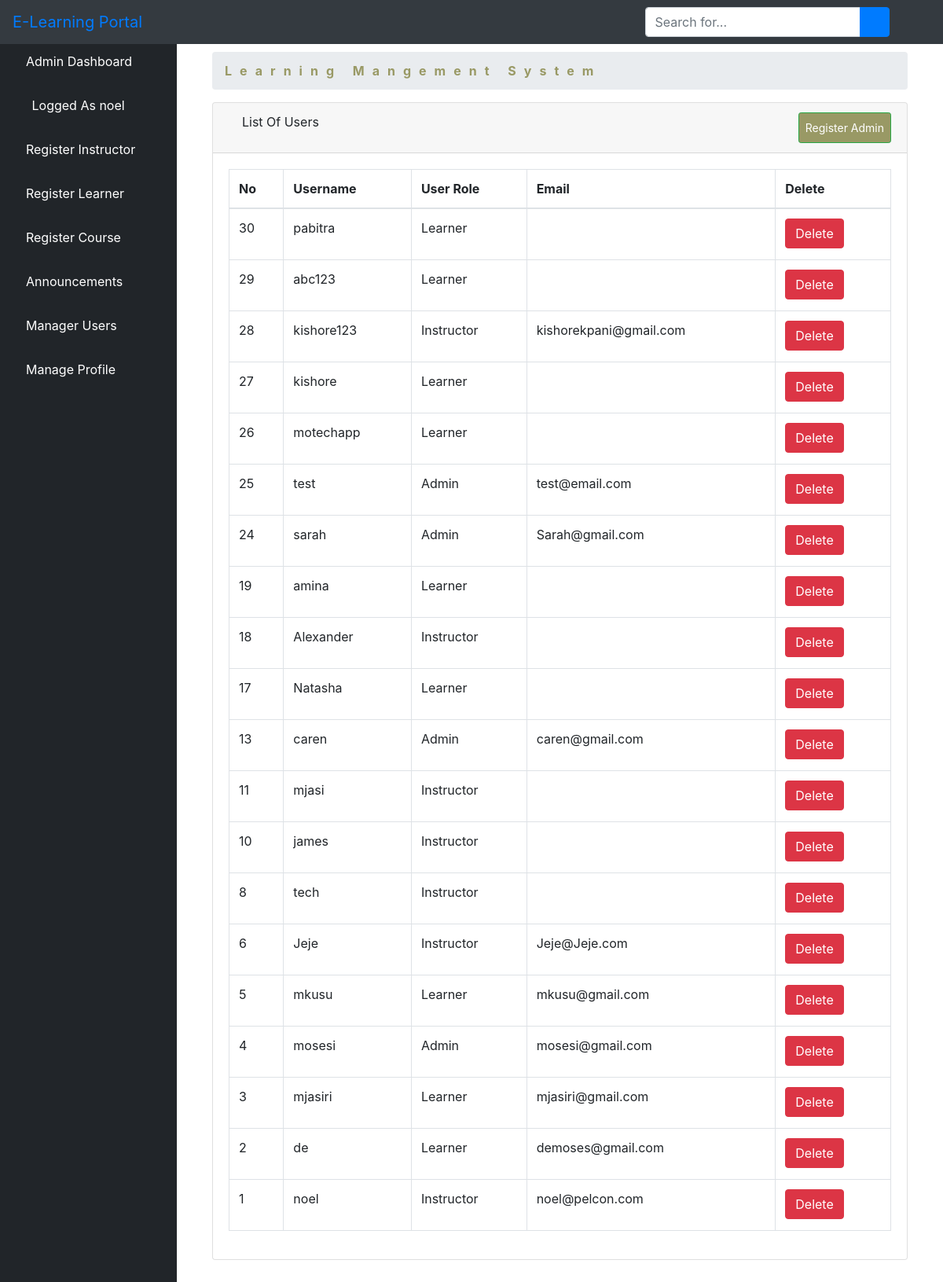
Screenshot of /aluser/ (signed in) with the database file from the repository.
### elearn/models.py (models this page shows)
class User(AbstractUser):
    is_learner = models.BooleanField(default=False)
    is_instructor = models.BooleanField(default=False)
    is_admin = models.BooleanField(default=False)

### elearn/views.py (the view)
# urls.py: path('aluser/', views.ListUserView.as_view(), name='aluser'),
class ListUserView(LoginRequiredMixin, ListView):
    model = User
    template_name = 'dashboard/admin/list_users.html'
    context_object_name = 'users'
    paginated_by = 10
    def get_queryset(self):
        return User.objects.order_by('-id')

### elearn/templates/dashboard/admin/list_users.html (shortened to what this page needs)
{% extends 'dashboard/admin/base.html' %}
{% block body %}
        <div class="container-fluid">
        <div class="row">
          <div class="col-12 mb-3">
          <div class="col-12 mb-3">
                <div id="content-wrapper">
        <div class="container-fluid">
            <ol class="breadcrumb">
                <li class="breadcrumb-item">
                    <a href="#" style="color: #999965; font-weight: bold; letter-spacing: 10px">Learning Mangement System</a>
                </li>
            </ol>
            <div class="card mb-3">
                <div class="card-header">
                    <i class="fas fa-table"></i>
                    List Of Users
                    <a  class="btn btn-sm btn-success" href="{% url 'create_user_form' %}" style="padding: 8px; float: right; background-color: #999965; color: white;">Register Admin</a>
                </div>
                <div class="card-body">
                    <div class="table-responsive">
                        <table class="table table-bordered" id="dataTable" width="100%" cellspacing="0">
                            <thead>
                            <tr>
                                <th>No</th>
                                <th>Username</th>
                                <th>User Role</th>
                                <th>Email</th>
                                <th>Delete</th>
                            </tr>
                            </thead>
                            <tbody>
                        {% if users %}
                            {% for user in users %}
                                <tr>
                                    <td>{{ user.id }}</td>
                                    <td>{{ user.username }}</td>
                                    <td>{% if user.is_learner == True %}
                                      <p>Learner</p>
                                    {% elif user.is_admin == True %}
                                      <p>Admin</p>
                                    {% else %}
                                    <p>Instructor</p>
                                      {% endif %}
                                    </td>
                                    <td>{{ user.email }}</td>
        <td>
          <a href="{% url 'aduser' user.pk %}"><button type="button" class="btn btn-danger"> Delete</button></a></td>
                                </tr>
                            {% endfor %}
                        {% endif %}
                            </tbody>
                        </table>
                    </div>
                </div>
            </div>
        </div>
    </div>
          </div>
        </div>
      </div>
    </div>
{% endblock %}

### elearn/templates/dashboard/admin/base.html (shortened to what this page needs)
<!DOCTYPE html>
<html lang="en">
<head>
    {% load static %}
    <link href="{% static 'vendor/fontawesome-free/css/all.min.css' %}" rel="stylesheet" type="text/css">
    <link href="{% static 'vendor/datatables/dataTables.bootstrap4.css' %}" rel="stylesheet">
    <link href="{% static 'css/sb-admin.css' %}" rel="stylesheet">
</head>
<body id="page-top">
<nav class="navbar navbar-expand navbar-dark bg-dark fixed-top">
    <a class="navbar-brand mr-1 text-primary" href="">E-Learning Portal</a>
    <button class="btn btn-link btn-sm text-white order-1 order-sm-0" id="sidebarToggle" href="#">
        <i class="fas fa-bars"></i>
    </button>
    <form class="d-none d-md-inline-block form-inline ml-auto mr-0 mr-md-3 my-2 my-md-0">
        <div class="input-group">
            <input type="text" class="form-control" placeholder="Search for..." aria-label="Search" aria-describedby="basic-addon2">
            <div class="input-group-append">
                <button class="btn btn-primary" type="button">
                    <i class="fas fa-search"></i>
                </button>
            </div>
        </div>
    </form>
    <ul class="navbar-nav ml-auto ml-md-0">
        <li class="nav-item dropdown no-arrow">
            <a class="nav-link dropdown-toggle" href="#" id="userDropdown" role="button" data-toggle="dropdown" aria-haspopup="true" aria-expanded="false">
                <i class="fas fa-user-circle fa-fw text-primary"></i>
            </a>
        </li>
    </ul>
</nav>
<div id="wrapper" style="padding-top: 50px;">
<ul class="sidebar navbar-nav">
    <li class="nav-item active">
        <a class="nav-link" href="{% url 'dashboard' %}">
         <i class="fa fa-home" aria-hidden="true"></i>
            <span>Admin Dashboard</span>
        </a>
    </li>
    <li class="nav-item active">
        <a class="nav-link" href="">
            <i class="fas fa-user-circle fa-fw text-primary"></i>
            <span>Logged As {{ user.username }}</span>
        </a>
    </li>
    <li class="nav-item">
        <a class="nav-link" href="{% url 'isign' %}">
        <i class="fas fa-chalkboard-teacher"></i>
            <span style="color: white">Register Instructor</span>
        </a>
    </li>
     <li class="nav-item">
        <a class="nav-link" href="{% url 'addlearner' %}">
        <i class="fas fa-user-graduate"></i>
            <span style="color: white">Register Learner</span>
        </a>
    </li>
    <li class="nav-item">
        <a class="nav-link" href="{% url 'course' %}">
        <i class="fas fa-book-reader"></i>
            <span style="color: white">Register Course</span>
        </a>
    </li>
    <li class="nav-item dropdown no-arrow">
                            <a class="nav-link dropdown-toggle" data-toggle="dropdown" aria-haspopup="true" aria-expanded="false" href="">
        <i class="fas fa-bell"></i>
            <span style="color: white">Announcements</span>
        </a>
        </li>
    <li class="nav-item">
        <a class="nav-link" href="{% url 'aluser' %}">
            <i class="fas fa-users"></i>
            <span style="color: white">Manager Users</span>
        </a>
    </li>
    <li class="nav-item dropdown no-arrow">
                            <a class="nav-link dropdown-toggle" data-toggle="dropdown" aria-haspopup="true" aria-expanded="false" href="">
            <i class="fas fa-user"></i>
            <span style="color: white">Manage Profile</span>
        </a>
        </li>
</ul>
    {% block body %}{% endblock %}
</div>

### rows the page displays
User: username "noel", id "1", is_learner "Instructor", email "noel@pelcon.com"
User: id "30", username "pabitra", is_learner "Learner"
User: id "29", username "abc123", is_learner "Learner"
User: id "28", username "kishore123", is_learner "Instructor", email "kishorekpani@gmail.com"
User: id "27", username "kishore", is_learner "Learner"
User: id "26", username "motechapp", is_learner "Learner"
User: id "25", username "test", is_learner "Admin", email "test@email.com"
User: id "24", username "sarah", is_learner "Admin", email "Sarah@gmail.com"
User: id "19", username "amina", is_learner "Learner"
User: id "18", username "Alexander", is_learner "Instructor"
User: id "17", username "Natasha", is_learner "Learner"
User: id "13", username "caren", is_learner "Admin", email "caren@gmail.com"
User: id "11", username "mjasi", is_learner "Instructor"
User: id "10", username "james", is_learner "Instructor"
User: id "8", username "tech", is_learner "Instructor"
User: id "6", username "Jeje", is_learner "Instructor", email "Jeje@Jeje.com"
User: id "5", username "mkusu", is_learner "Learner", email "mkusu@gmail.com"
User: id "4", username "mosesi", is_learner "Admin", email "mosesi@gmail.com"
User: id "3", username "mjasiri", is_learner "Learner", email "mjasiri@gmail.com"
User: id "2", username "de", is_learner "Learner", email "demoses@gmail.com"
